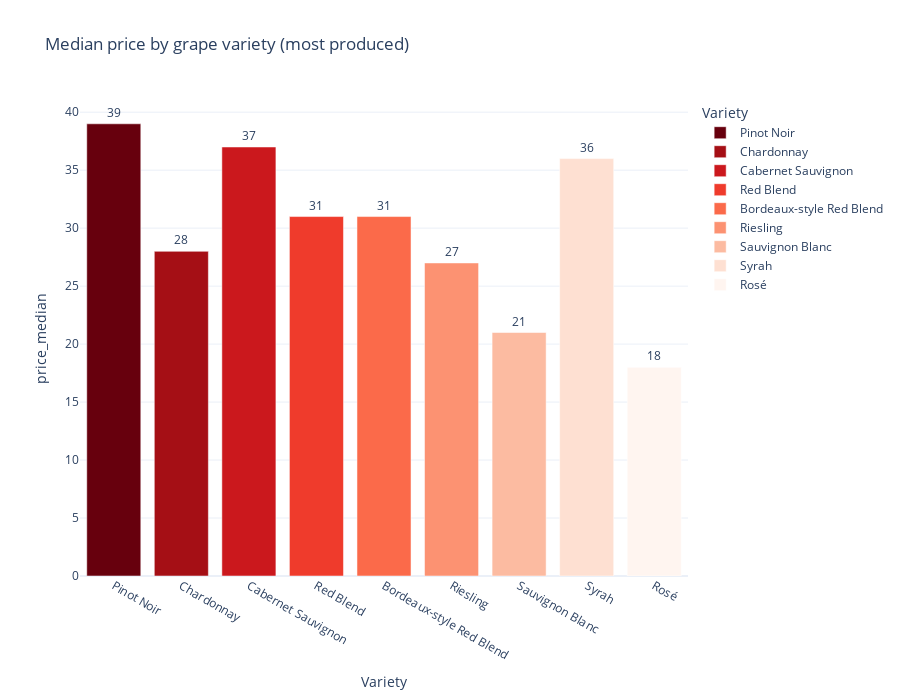

This figure's notebook cell:
### Code cell
# Average price by grape variety
# avg_price = viz_distribution_vertical(df_grape_variety_10, title_price, 'price_mean', 'variety', 'variety')

# Number of wines produced by grape variety
fig = px.bar(df_grape_variety_10,
            y= 'price_median',
            x= 'variety',
            color= 'variety',
            text_auto=True,
            title = 'Median price by grape variety (most produced)',
            height=700,
            orientation='v',
            color_discrete_sequence=colors_monochromatic_reverse,
            labels={
                "variety": "Variety",
                "price_mean": "Price mean",
            }
            )

fig.update_traces(textfont_size=12, 
                    textangle=0, 
                    textposition='outside', 
                    cliponaxis=False)

fig.show()

### Figure 1 — Plotly figure (JSON) as saved in the notebook; plotly's stock layout.template omitted (floating-point values rounded to 4 significant figures)
{"data": [{"alignmentgroup": "True", "cliponaxis": false, "hovertemplate": "Variety=%{x}<br>price_median=%{y}<extra></extra>", "legendgroup": "Pinot Noir", "marker": {"color": "rgb(103,0,13)", "pattern": {"shape": ""}}, "name": "Pinot Noir", "offsetgroup": "Pinot Noir", "orientation": "v", "showlegend": true, "textangle": 0, "textfont": {"size": 12}, "textposition": "outside", "texttemplate": "%{y}", "type": "bar", "x": ["Pinot Noir"], "xaxis": "x", "y": [39], "yaxis": "y"}, {"alignmentgroup": "True", "cliponaxis": false, "hovertemplate": "Variety=%{x}<br>price_median=%{y}<extra></extra>", "legendgroup": "Chardonnay", "marker": {"color": "rgb(165,15,21)", "pattern": {"shape": ""}}, "name": "Chardonnay", "offsetgroup": "Chardonnay", "orientation": "v", "showlegend": true, "textangle": 0, "textfont": {"size": 12}, "textposition": "outside", "texttemplate": "%{y}", "type": "bar", "x": ["Chardonnay"], "xaxis": "x", "y": [28], "yaxis": "y"}, {"alignmentgroup": "True", "cliponaxis": false, "hovertemplate": "Variety=%{x}<br>price_median=%{y}<extra></extra>", "legendgroup": "Cabernet Sauvignon", "marker": {"color": "rgb(203,24,29)", "pattern": {"shape": ""}}, "name": "Cabernet Sauvignon", "offsetgroup": "Cabernet Sauvignon", "orientation": "v", "showlegend": true, "textangle": 0, "textfont": {"size": 12}, "textposition": "outside", "texttemplate": "%{y}", "type": "bar", "x": ["Cabernet Sauvignon"], "xaxis": "x", "y": [37], "yaxis": "y"}, {"alignmentgroup": "True", "cliponaxis": false, "hovertemplate": "Variety=%{x}<br>price_median=%{y}<extra></extra>", "legendgroup": "Red Blend", "marker": {"color": "rgb(239,59,44)", "pattern": {"shape": ""}}, "name": "Red Blend", "offsetgroup": "Red Blend", "orientation": "v", "showlegend": true, "textangle": 0, "textfont": {"size": 12}, "textposition": "outside", "texttemplate": "%{y}", "type": "bar", "x": ["Red Blend"], "xaxis": "x", "y": [31], "yaxis": "y"}, {"alignmentgroup": "True", "cliponaxis": false, "hovertemplate": "Variety=%{x}<br>price_median=%{y}<extra></extra>", "legendgroup": "Bordeaux-style Red Blend", "marker": {"color": "rgb(251,106,74)", "pattern": {"shape": ""}}, "name": "Bordeaux-style Red Blend", "offsetgroup": "Bordeaux-style Red Blend", "orientation": "v", "showlegend": true, "textangle": 0, "textfont": {"size": 12}, "textposition": "outside", "texttemplate": "%{y}", "type": "bar", "x": ["Bordeaux-style Red Blend"], "xaxis": "x", "y": [31], "yaxis": "y"}, {"alignmentgroup": "True", "cliponaxis": false, "hovertemplate": "Variety=%{x}<br>price_median=%{y}<extra></extra>", "legendgroup": "Riesling", "marker": {"color": "rgb(252,146,114)", "pattern": {"shape": ""}}, "name": "Riesling", "offsetgroup": "Riesling", "orientation": "v", "showlegend": true, "textangle": 0, "textfont": {"size": 12}, "textposition": "outside", "texttemplate": "%{y}", "type": "bar", "x": ["Riesling"], "xaxis": "x", "y": [27], "yaxis": "y"}, {"alignmentgroup": "True", "cliponaxis": false, "hovertemplate": "Variety=%{x}<br>price_median=%{y}<extra></extra>", "legendgroup": "Sauvignon Blanc", "marker": {"color": "rgb(252,187,161)", "pattern": {"shape": ""}}, "name": "Sauvignon Blanc", "offsetgroup": "Sauvignon Blanc", "orientation": "v", "showlegend": true, "textangle": 0, "textfont": {"size": 12}, "textposition": "outside", "texttemplate": "%{y}", "type": "bar", "x": ["Sauvignon Blanc"], "xaxis": "x", "y": [21], "yaxis": "y"}, {"alignmentgroup": "True", "cliponaxis": false, "hovertemplate": "Variety=%{x}<br>price_median=%{y}<extra></extra>", "legendgroup": "Syrah", "marker": {"color": "rgb(254,224,210)", "pattern": {"shape": ""}}, "name": "Syrah", "offsetgroup": "Syrah", "orientation": "v", "showlegend": true, "textangle": 0, "textfont": {"size": 12}, "textposition": "outside", "texttemplate": "%{y}", "type": "bar", "x": ["Syrah"], "xaxis": "x", "y": [36], "yaxis": "y"}, {"alignmentgroup": "True", "cliponaxis": false, "hovertemplate": "Variety=%{x}<br>price_median=%{y}<extra></extra>", "legendgroup": "Rosé", "marker": {"color": "rgb(255,245,240)", "pattern": {"shape": ""}}, "name": "Rosé", "offsetgroup": "Rosé", "orientation": "v", "showlegend": true, "textangle": 0, "textfont": {"size": 12}, "textposition": "outside", "texttemplate": "%{y}", "type": "bar", "x": ["Rosé"], "xaxis": "x", "y": [18], "yaxis": "y"}], "layout": {"barmode": "relative", "height": 700, "legend": {"title": {"text": "Variety"}, "tracegroupgap": 0}, "title": {"text": "Median price by grape variety (most produced)"}, "xaxis": {"anchor": "y", "categoryarray": ["Pinot Noir", "Chardonnay", "Cabernet Sauvignon", "Red Blend", "Bordeaux-style Red Blend", "Riesling", "Sauvignon Blanc", "Syrah", "Rosé"], "categoryorder": "array", "domain": [0, 1], "title": {"text": "Variety"}}, "yaxis": {"anchor": "x", "domain": [0, 1], "title": {"text": "price_median"}}}}
